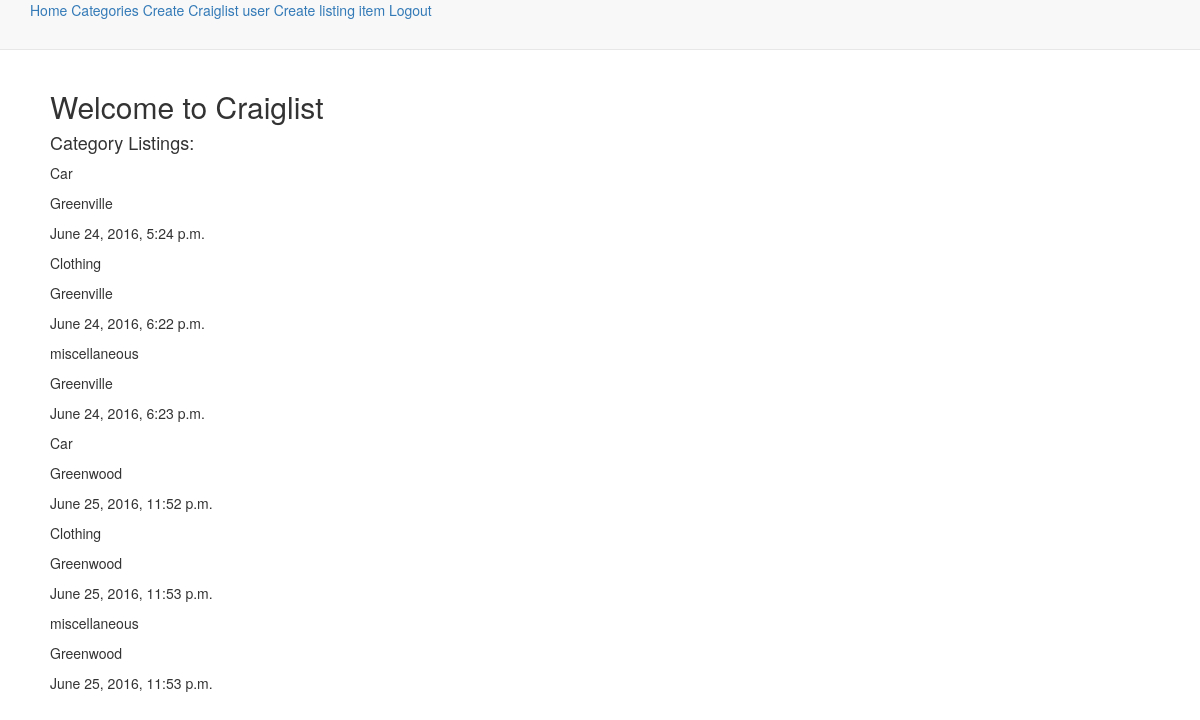
The page /category/ on the database its author committed.
### craigapp/models.py (models this page shows, shortened)
class Category(models.Model):
    name = models.CharField(max_length=30)
    item_location = models.CharField(max_length=20)
    post_date = models.DateTimeField(auto_now_add=True)
    class meta:
        ordering = ["-created"]

### craigapp/views.py (the view)
# urls.py: url(r'^category/$', CategoryView.as_view(), name="category_view"),
class CategoryView(ListView):
    template_name = 'category_view.html'
    model = Category
    def get_queryset(self):
        return Category.objects.all()

### templates/category_view.html
{% extends 'base.html' %}
{% block content %}
<h4>Category Listings:</h4>
{% for object in object_list %}
        <p>{{ object.name }}</p>
        <p>{{ object.item_location }}</p>
        <p>{{ object.post_date }}</p>
{% endfor %}
{% endblock %}

### rows shown on the page
Category: name "Car", item_location "Greenville", post_date "June 24, 2016, 5:24 p.m."
Category: name "Clothing", item_location "Greenville", post_date "June 24, 2016, 6:22 p.m."
Category: name "miscellaneous", item_location "Greenville", post_date "June 24, 2016, 6:23 p.m."
Category: name "Car", item_location "Greenwood", post_date "June 25, 2016, 11:52 p.m."
Category: name "Clothing", item_location "Greenwood", post_date "June 25, 2016, 11:53 p.m."
Category: name "miscellaneous", item_location "Greenwood", post_date "June 25, 2016, 11:53 p.m."
